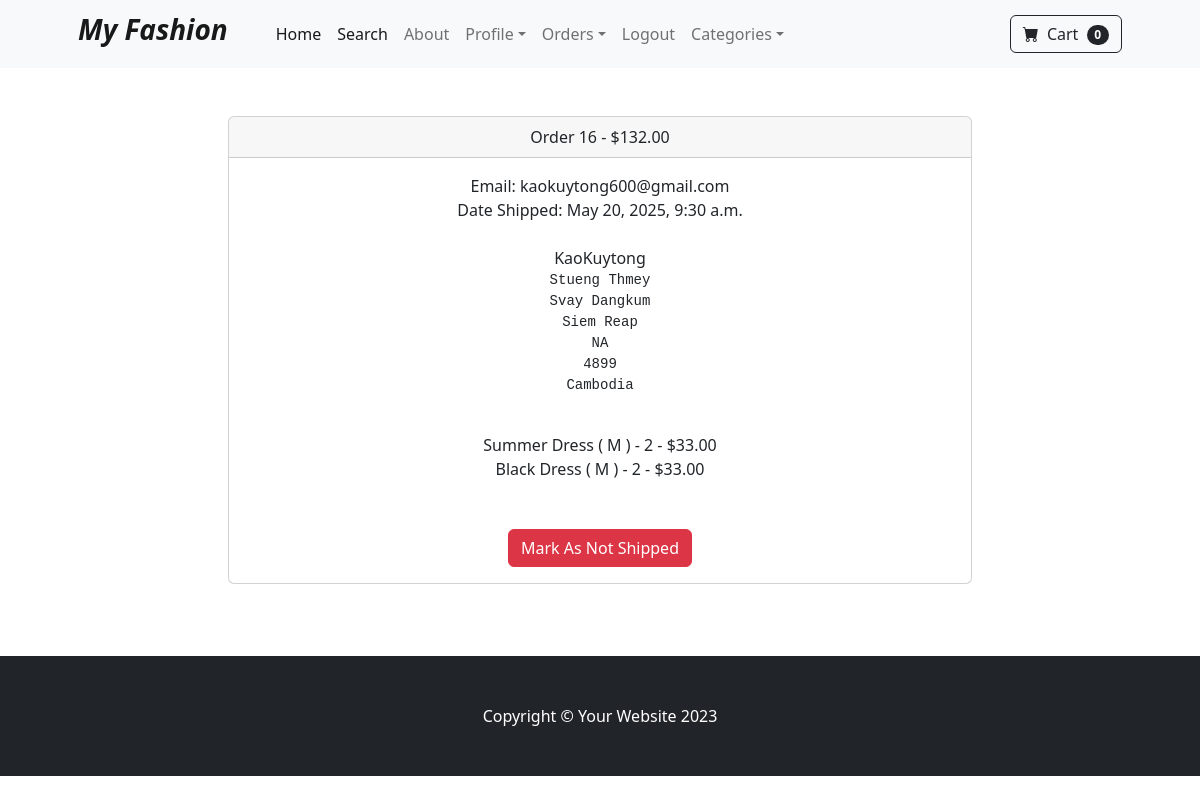
The page /payment/orders/16 (signed in) on the database its author committed.
### payment/models.py (models this page shows, shortened)
class Order(models.Model):
    user = models.ForeignKey(User, on_delete=models.CASCADE, null=True, blank=True)
    full_name = models.CharField(max_length=250)
    email = models.EmailField(max_length=250)
    shipping_address = models.TextField(max_length=15000)
    amount_paid = models.DecimalField(max_digits=7, decimal_places=2)
    date_ordered = models.DateTimeField(auto_now_add=True)
    shipped = models.BooleanField(default=False)
    date_shipped = models.DateTimeField(blank=True, null=True)

class OrderItem(models.Model):
    order = models.ForeignKey(Order, on_delete=models.CASCADE, null=True)
    product = models.ForeignKey(Product, on_delete=models.CASCADE, null=True, blank=True)
    user = models.ForeignKey(User, on_delete=models.CASCADE, null=True, blank=True)
    quantity = models.PositiveBigIntegerField(default=1)
    price = models.DecimalField(max_digits=7, decimal_places=2)

### store/models.py (models this page shows)
class Product(models.Model):
    name = models.CharField(max_length=100)
    price = models.DecimalField(default=0, decimal_places=2, max_digits=6)
    category = models.ForeignKey(Category, on_delete=models.CASCADE, default=1)
    description = models.CharField(max_length=250, default='', blank=True, null=True)
    image = models.ImageField(upload_to='upload/product/')
    is_on_sale = models.BooleanField(default=False)
    sale_price = models.DecimalField(max_digits=10, decimal_places=2, null=True, blank=True)
    def __str__(self):
        return self.name

### payment/views.py (the view)
def orders(request, pk):
    if request.user.is_authenticated and request.user.is_superuser:
        order = Order.objects.get(id=pk)
        items = OrderItem.objects.filter(order=pk)
        return render(request, 'payment/orders.html', {"order":order, "items":items})
    else:
        messages.success(request, "Access Denied")
        return redirect('home')

### cart/cart.py (called while the page is built)
    def __len__(self):
        return len(self.cart)

### cart/context_processors.py (called while the page is built)
def cart(request):
    return {'cart': Cart(request)}

### payment/templates/payment/orders.html (shortened to what this page needs)
{% extends 'base.html' %}
{% block content %}
        <div class="container">
            <div class="row">
                <center>
                    <div class="col-8">
                        <br/><br/>
<div class="card">
  <div class="card-header">
    Order {{ order.id }} - ${{ order.amount_paid }}
  </div>
  <div class="card-body">
    Email: {{ order.email }}<br/>
    {% if order.date_shipped %}
        Date Shipped: {{ order.date_shipped }}
    {% else %}
        Date Ordered: {{ order.date_ordered }}
    {% endif %}
    <br/><br/>
    {{ order.full_name }}<br/>
    <pre>{{ order.shipping_address }}
    </pre>
    {% for item in items %}
        {{ item.product }} - {{ item.quantity }} - ${{ item.price }}<br/>
    {% endfor %}
    <br/><br/>
    {% if not order.shipped %}
    <form method="POST">
        {% csrf_token %}
        <input type="hidden" name="shipping_status" value="true">
        <button type="submit" class="btn btn-success">Mark As Shipped</button>
    </form>
    {% else %}
    <form method="POST">
        <button type="submit" class="btn btn-danger">Mark As Not Shipped</button>
    </form>
    {% endif %}
  </div>
</div>
<br/>
<br/><br/>
                    </div>
                </center>
            </div>
        </div>
{% endblock %}

### rows shown on the page
Order: id "16", amount_paid "132.00", email "kaokuytong600@gmail.com", date_shipped "May 20, 2025, 9:30 a.m.", full_name "KaoKuytong", shipping_address "Stueng Thmey Svay Dangkum Siem Reap NA 4899 Cambodia"
OrderItem: product "Summer Dress ( M )", quantity "2", price "33.00"
OrderItem: product "Black Dress ( M )", quantity "2", price "33.00"

### other values the page prints
{{ cart|length }} "0"
